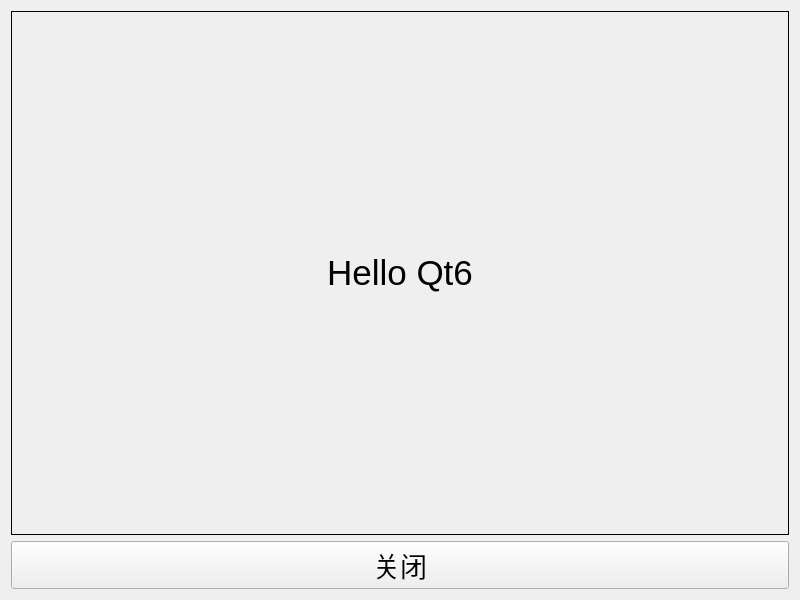
<?xml version="1.0" encoding="UTF-8"?>
<ui version="4.0">
 <class>Widget</class>
 <widget class="QWidget" name="Widget">
  <property name="enabled">
   <bool>true</bool>
  </property>
  <property name="geometry">
   <rect>
    <x>0</x>
    <y>0</y>
    <width>800</width>
    <height>600</height>
   </rect>
  </property>
  <property name="tabletTracking">
   <bool>false</bool>
  </property>
  <property name="windowTitle">
   <string>First Demo</string>
  </property>
  <layout class="QVBoxLayout" name="verticalLayout">
   <item>
    <widget class="QLabel" name="labDemo">
     <property name="font">
      <font>
       <pointsize>26</pointsize>
      </font>
     </property>
     <property name="styleSheet">
      <string notr="true">image:url(:/icons/image/robot.png)</string>
     </property>
     <property name="frameShape">
      <enum>QFrame::Box</enum>
     </property>
     <property name="text">
      <string>Hello Qt6</string>
     </property>
     <property name="scaledContents">
      <bool>false</bool>
     </property>
     <property name="alignment">
      <set>Qt::AlignCenter</set>
     </property>
    </widget>
   </item>
   <item>
    <widget class="QPushButton" name="btnClose">
     <property name="font">
      <font>
       <pointsize>20</pointsize>
      </font>
     </property>
     <property name="text">
      <string>关闭</string>
     </property>
    </widget>
   </item>
  </layout>
 </widget>
 <resources/>
 <connections>
  <connection>
   <sender>btnClose</sender>
   <signal>clicked()</signal>
   <receiver>Widget</receiver>
   <slot>close()</slot>
   <hints>
    <hint type="sourcelabel">
     <x>670</x>
     <y>490</y>
    </hint>
    <hint type="destinationlabel">
     <x>399</x>
     <y>299</y>
    </hint>
   </hints>
  </connection>
 </connections>
</ui>
